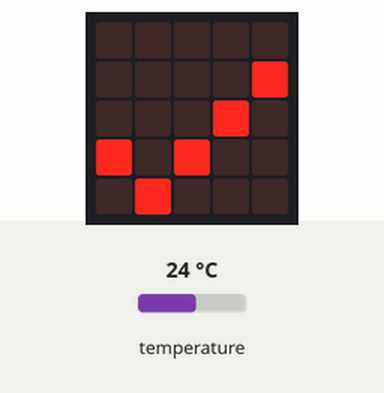
Simulated run of this program. Board: BBC micro:bit (MakeCode). On the bench: the board's 5×5 LED display. Inputs (shaded band) come from the test bench; at power-on: temperature 24 °C.

Above: at 0.3 s.
At 3.0 s:
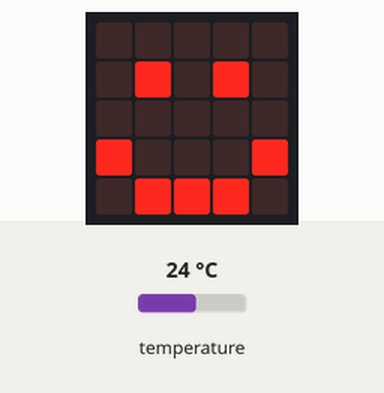
At 5.7 s:
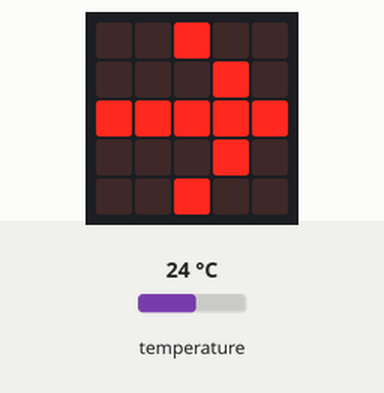

The program:

main.ts
```typescript
ESP8266_IoT.initWIFI(SerialPin.P8, SerialPin.P12, BaudRate.BaudRate115200)
basic.forever(function () {
    if (ESP8266_IoT.wifiState(true)) {
        basic.showIcon(IconNames.Yes)
    } else {
        ESP8266_IoT.connectWifi("partageyann", "ylouis00")
    }
    basic.pause(2000)
    basic.clearScreen()
    if (ESP8266_IoT.kidsiotState(true)) {
        basic.showIcon(IconNames.Happy)
        basic.pause(2000)
        basic.clearScreen()
        ESP8266_IoT.uploadKidsiot(Environment.octopus_BME280(Environment.BME280_state.BME280_temperature_C))
        basic.showArrow(ArrowNames.East)
        basic.pause(5000)
        basic.clearScreen()
    } else {
        ESP8266_IoT.connectKidsiot("e927J9d9MNdD3UMc", "1")
    }
})
```

test.ts
```typescript
// les tests vont ici ; cela ne sera pas compilé si ce paquet est utilisé en tant qu'extension.
```

Measured:
- by itself, everything shown: repeats every 11.1 s, in 6 steps
- what the display in image 0 shows lasts 2.6 s, from 0.2 s to 2.8 s
- what the display in image 2 shows lasts 5.6 s, from 5.6 s to 11.2 s
